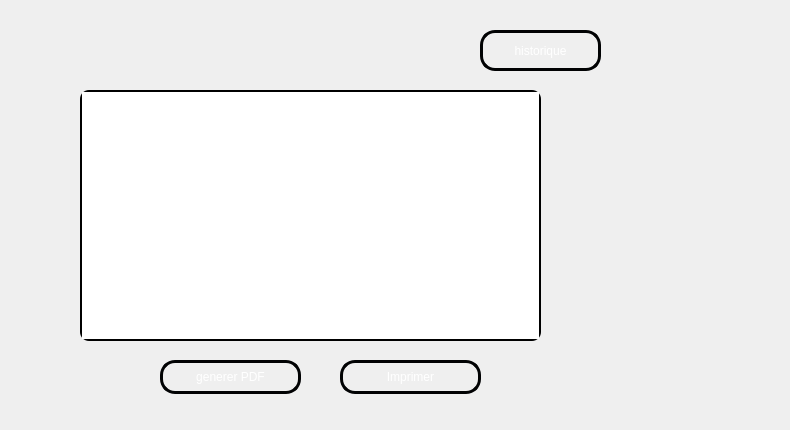
      <widget class="QWidget" name="tab_4">
       <attribute name="title">
        <string>Afficher un employé</string>
       </attribute>
       <widget class="QTableView" name="tab_etud">
        <property name="geometry">
         <rect>
          <x>80</x>
          <y>90</y>
          <width>461</width>
          <height>251</height>
         </rect>
        </property>
        <property name="styleSheet">
         <string notr="true">QTableView
{
border-radius:9px;
border: 2px solid #000000;
background: qradialgradient(cx: 0.3, cy: -0.4,
fx: 0.0, fy: -0.0,
radius: 1.89, stop: 0 #ffffff, stop: 1 #999);
}</string>
        </property>
       </widget>
       <widget class="QPushButton" name="pushButton">
        <property name="geometry">
         <rect>
          <x>160</x>
          <y>360</y>
          <width>141</width>
          <height>34</height>
         </rect>
        </property>
        <property name="styleSheet">
         <string notr="true">QPushButton {
color: #ffffff;
border: 3px solid #010203;
font: 8pt &quot;MS Reference Sans Serif&quot;;
border-radius: 15px;
padding: 5px;
background: qradialgradient(cx: 0.3, cy: -0.4,
fx: 0.3, fy: -0.4,
radius: 3, stop: 0 #010203, stop: 1 #c4c9c7);
min-width: 80px;
}

QPushButton:hover {
background: qradialgradient(cx: 0.3, cy: -0.4,
fx: 0.3, fy: -0.4,
radius: 3, stop: 0 #010203, stop: 1 #010203);
}

 QPushButton:pressed {
background: qradialgradient(cx: 0.4, cy: -0.1,
fx: 0.4, fy: -0.1,
radius: 3, stop: 0 #c4c9c7, stop: 1 #c4c9c7);
}</string>
        </property>
        <property name="text">
         <string>generer PDF</string>
        </property>
       </widget>
       <widget class="QLabel" name="background_2">
        <property name="geometry">
         <rect>
          <x>0</x>
          <y>0</y>
          <width>781</width>
          <height>421</height>
         </rect>
        </property>
        <property name="text">
         <string/>
        </property>
        <property name="pixmap">
         <pixmap>../backgroung qt1.jpg</pixmap>
        </property>
       </widget>
       <widget class="QLabel" name="background_7">
        <property name="geometry">
         <rect>
          <x>0</x>
          <y>0</y>
          <width>781</width>
          <height>421</height>
         </rect>
        </property>
        <property name="text">
         <string/>
        </property>
        <property name="pixmap">
         <pixmap>../ground.jpg</pixmap>
        </property>
       </widget>
       <widget class="QPushButton" name="historique">
        <property name="geometry">
         <rect>
          <x>480</x>
          <y>30</y>
          <width>121</width>
          <height>41</height>
         </rect>
        </property>
        <property name="styleSheet">
         <string notr="true">QPushButton {
color: #ffffff;
border: 3px solid #010203;
font: 8pt &quot;MS Reference Sans Serif&quot;;
border-radius: 15px;
padding: 5px;
background: qradialgradient(cx: 0.3, cy: -0.4,
fx: 0.3, fy: -0.4,
radius: 3, stop: 0 #010203, stop: 1 #c4c9c7);
min-width: 80px;
}

QPushButton:hover {
background: qradialgradient(cx: 0.3, cy: -0.4,
fx: 0.3, fy: -0.4,
radius: 3, stop: 0 #010203, stop: 1 #010203);
}

 QPushButton:pressed {
background: qradialgradient(cx: 0.4, cy: -0.1,
fx: 0.4, fy: -0.1,
radius: 3, stop: 0 #c4c9c7, stop: 1 #c4c9c7);
}</string>
        </property>
        <property name="text">
         <string>historique</string>
        </property>
       </widget>
       <widget class="QPushButton" name="pushButton_2">
        <property name="geometry">
         <rect>
          <x>340</x>
          <y>360</y>
          <width>141</width>
          <height>34</height>
         </rect>
        </property>
        <property name="styleSheet">
         <string notr="true">QPushButton {
color: #ffffff;
border: 3px solid #010203;
font: 8pt &quot;MS Reference Sans Serif&quot;;
border-radius: 15px;
padding: 5px;
background: qradialgradient(cx: 0.3, cy: -0.4,
fx: 0.3, fy: -0.4,
radius: 3, stop: 0 #010203, stop: 1 #c4c9c7);
min-width: 80px;
}

QPushButton:hover {
background: qradialgradient(cx: 0.3, cy: -0.4,
fx: 0.3, fy: -0.4,
radius: 3, stop: 0 #010203, stop: 1 #010203);
}

 QPushButton:pressed {
background: qradialgradient(cx: 0.4, cy: -0.1,
fx: 0.4, fy: -0.1,
radius: 3, stop: 0 #c4c9c7, stop: 1 #c4c9c7);
}</string>
        </property>
        <property name="text">
         <string>Imprimer</string>
        </property>
       </widget>
       <zorder>background_7</zorder>
       <zorder>background_2</zorder>
       <zorder>tab_etud</zorder>
       <zorder>pushButton</zorder>
       <zorder>historique</zorder>
       <zorder>pushButton_2</zorder>
      </widget>
